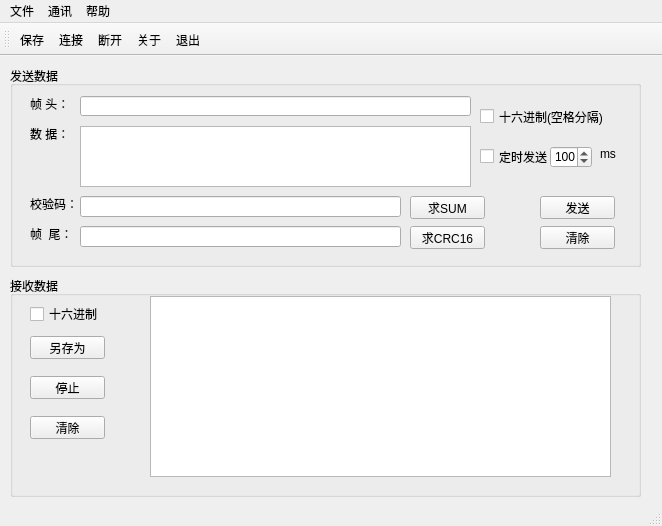
<?xml version="1.0" encoding="UTF-8"?>
<ui version="4.0">
 <class>MainWindow</class>
 <widget class="QMainWindow" name="MainWindow">
  <property name="geometry">
   <rect>
    <x>0</x>
    <y>0</y>
    <width>662</width>
    <height>526</height>
   </rect>
  </property>
  <property name="windowTitle">
   <string>MainWindow</string>
  </property>
  <widget class="QWidget" name="centralWidget">
   <widget class="QGroupBox" name="SendgroupBox">
    <property name="geometry">
     <rect>
      <x>10</x>
      <y>10</y>
      <width>631</width>
      <height>201</height>
     </rect>
    </property>
    <property name="title">
     <string>发送数据</string>
    </property>
    <widget class="QLabel" name="SendHead">
     <property name="geometry">
      <rect>
       <x>20</x>
       <y>30</y>
       <width>51</width>
       <height>16</height>
      </rect>
     </property>
     <property name="text">
      <string>帧 头：</string>
     </property>
    </widget>
    <widget class="QLabel" name="SendData">
     <property name="geometry">
      <rect>
       <x>20</x>
       <y>60</y>
       <width>41</width>
       <height>16</height>
      </rect>
     </property>
     <property name="text">
      <string>数 据：</string>
     </property>
    </widget>
    <widget class="QLabel" name="SendLast">
     <property name="geometry">
      <rect>
       <x>20</x>
       <y>130</y>
       <width>51</width>
       <height>16</height>
      </rect>
     </property>
     <property name="text">
      <string>校验码：</string>
     </property>
    </widget>
    <widget class="QLabel" name="label_4">
     <property name="geometry">
      <rect>
       <x>20</x>
       <y>160</y>
       <width>51</width>
       <height>16</height>
      </rect>
     </property>
     <property name="text">
      <string>帧  尾：</string>
     </property>
    </widget>
    <widget class="QLineEdit" name="SendHeadLineEdit">
     <property name="geometry">
      <rect>
       <x>70</x>
       <y>30</y>
       <width>391</width>
       <height>20</height>
      </rect>
     </property>
    </widget>
    <widget class="QTextEdit" name="SendDatatextEdit">
     <property name="geometry">
      <rect>
       <x>70</x>
       <y>60</y>
       <width>391</width>
       <height>61</height>
      </rect>
     </property>
    </widget>
    <widget class="QLineEdit" name="SendCRCLineEdit">
     <property name="geometry">
      <rect>
       <x>70</x>
       <y>130</y>
       <width>321</width>
       <height>21</height>
      </rect>
     </property>
    </widget>
    <widget class="QLineEdit" name="SendLastLineEdit">
     <property name="geometry">
      <rect>
       <x>70</x>
       <y>160</y>
       <width>321</width>
       <height>21</height>
      </rect>
     </property>
    </widget>
    <widget class="QCheckBox" name="HexSend">
     <property name="geometry">
      <rect>
       <x>470</x>
       <y>40</y>
       <width>131</width>
       <height>21</height>
      </rect>
     </property>
     <property name="text">
      <string>十六进制(空格分隔)</string>
     </property>
    </widget>
    <widget class="QCheckBox" name="AutoSend">
     <property name="geometry">
      <rect>
       <x>470</x>
       <y>80</y>
       <width>71</width>
       <height>21</height>
      </rect>
     </property>
     <property name="text">
      <string>定时发送</string>
     </property>
    </widget>
    <widget class="QSpinBox" name="AutoSendTime">
     <property name="geometry">
      <rect>
       <x>540</x>
       <y>80</y>
       <width>42</width>
       <height>22</height>
      </rect>
     </property>
     <property name="maximum">
      <number>10000</number>
     </property>
     <property name="value">
      <number>100</number>
     </property>
    </widget>
    <widget class="QLabel" name="label">
     <property name="geometry">
      <rect>
       <x>590</x>
       <y>80</y>
       <width>21</width>
       <height>16</height>
      </rect>
     </property>
     <property name="text">
      <string>ms</string>
     </property>
    </widget>
    <widget class="QPushButton" name="SendDataSUM">
     <property name="geometry">
      <rect>
       <x>400</x>
       <y>130</y>
       <width>75</width>
       <height>23</height>
      </rect>
     </property>
     <property name="text">
      <string>求SUM</string>
     </property>
    </widget>
    <widget class="QPushButton" name="SendDataCRC16">
     <property name="geometry">
      <rect>
       <x>400</x>
       <y>160</y>
       <width>75</width>
       <height>23</height>
      </rect>
     </property>
     <property name="text">
      <string>求CRC16</string>
     </property>
    </widget>
    <widget class="QPushButton" name="SendDataPush">
     <property name="geometry">
      <rect>
       <x>530</x>
       <y>130</y>
       <width>75</width>
       <height>23</height>
      </rect>
     </property>
     <property name="text">
      <string>发送</string>
     </property>
    </widget>
    <widget class="QPushButton" name="SendDataClear">
     <property name="geometry">
      <rect>
       <x>530</x>
       <y>160</y>
       <width>75</width>
       <height>23</height>
      </rect>
     </property>
     <property name="text">
      <string>清除</string>
     </property>
    </widget>
   </widget>
   <widget class="QGroupBox" name="ReceivegroupBox">
    <property name="geometry">
     <rect>
      <x>10</x>
      <y>220</y>
      <width>631</width>
      <height>221</height>
     </rect>
    </property>
    <property name="title">
     <string>接收数据</string>
    </property>
    <widget class="QTextBrowser" name="ReceiveDatatextBrowser">
     <property name="geometry">
      <rect>
       <x>140</x>
       <y>20</y>
       <width>461</width>
       <height>181</height>
      </rect>
     </property>
    </widget>
    <widget class="QCheckBox" name="HexReceive">
     <property name="geometry">
      <rect>
       <x>20</x>
       <y>30</y>
       <width>71</width>
       <height>16</height>
      </rect>
     </property>
     <property name="text">
      <string>十六进制</string>
     </property>
    </widget>
    <widget class="QPushButton" name="ReceiveSave">
     <property name="geometry">
      <rect>
       <x>20</x>
       <y>60</y>
       <width>75</width>
       <height>23</height>
      </rect>
     </property>
     <property name="text">
      <string>另存为</string>
     </property>
    </widget>
    <widget class="QPushButton" name="ReceiveStop">
     <property name="geometry">
      <rect>
       <x>20</x>
       <y>100</y>
       <width>75</width>
       <height>23</height>
      </rect>
     </property>
     <property name="text">
      <string>停止</string>
     </property>
     <property name="checkable">
      <bool>true</bool>
     </property>
    </widget>
    <widget class="QPushButton" name="ReceiveClear">
     <property name="geometry">
      <rect>
       <x>20</x>
       <y>140</y>
       <width>75</width>
       <height>23</height>
      </rect>
     </property>
     <property name="text">
      <string>清除</string>
     </property>
    </widget>
   </widget>
   <widget class="QLabel" name="ComStatuslabel">
    <property name="geometry">
     <rect>
      <x>30</x>
      <y>450</y>
      <width>71</width>
      <height>21</height>
     </rect>
    </property>
    <property name="text">
     <string>串口已关闭！</string>
    </property>
   </widget>
  </widget>
  <widget class="QMenuBar" name="menuBar">
   <property name="geometry">
    <rect>
     <x>0</x>
     <y>0</y>
     <width>662</width>
     <height>23</height>
    </rect>
   </property>
   <widget class="QMenu" name="Fail">
    <property name="title">
     <string>文件</string>
    </property>
    <addaction name="Save"/>
    <addaction name="Quit"/>
   </widget>
   <widget class="QMenu" name="menu_2">
    <property name="title">
     <string>通讯</string>
    </property>
    <addaction name="Communating"/>
    <addaction name="DisCommunated"/>
   </widget>
   <widget class="QMenu" name="menu_3">
    <property name="title">
     <string>帮助</string>
    </property>
    <addaction name="About"/>
   </widget>
   <addaction name="Fail"/>
   <addaction name="menu_2"/>
   <addaction name="menu_3"/>
  </widget>
  <widget class="QToolBar" name="mainToolBar">
   <attribute name="toolBarArea">
    <enum>TopToolBarArea</enum>
   </attribute>
   <attribute name="toolBarBreak">
    <bool>false</bool>
   </attribute>
   <addaction name="Save"/>
   <addaction name="Communating"/>
   <addaction name="DisCommunated"/>
   <addaction name="About"/>
   <addaction name="Quit"/>
  </widget>
  <widget class="QStatusBar" name="statusBar"/>
  <action name="Save">
   <property name="checkable">
    <bool>false</bool>
   </property>
   <property name="enabled">
    <bool>true</bool>
   </property>
   <property name="text">
    <string>保存</string>
   </property>
  </action>
  <action name="Quit">
   <property name="checkable">
    <bool>false</bool>
   </property>
   <property name="text">
    <string>退出</string>
   </property>
  </action>
  <action name="Communating">
   <property name="checkable">
    <bool>false</bool>
   </property>
   <property name="text">
    <string>连接</string>
   </property>
  </action>
  <action name="DisCommunated">
   <property name="checkable">
    <bool>false</bool>
   </property>
   <property name="text">
    <string>断开</string>
   </property>
  </action>
  <action name="About">
   <property name="checkable">
    <bool>false</bool>
   </property>
   <property name="text">
    <string>关于</string>
   </property>
  </action>
 </widget>
 <layoutdefault spacing="6" margin="11"/>
 <resources/>
 <connections/>
</ui>
